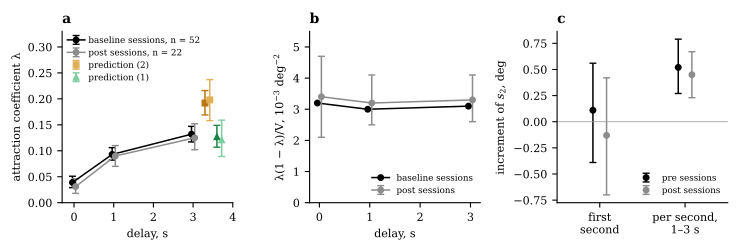

Recreate this plot in Python.
# рисунок для сводки: три панели по уже полученным числам (из отчётов wm_stein2, 3, 6)
import numpy as np, matplotlib; matplotlib.use('Agg'); import matplotlib.pyplot as plt
plt.rcParams.update({'font.family':'DejaVu Serif','font.size':8,'mathtext.fontset':'dejavuserif','axes.spines.top':False,'axes.spines.right':False})
fig,ax=plt.subplots(1,3,figsize=(7.4,2.5)); d=np.array([0,1,3.0])
def eb(a,x,v,**k): v=np.array(v); a.errorbar(x,v[:,0],yerr=[v[:,0]-v[:,1],v[:,2]-v[:,0]],capsize=2.5,lw=1.1,ms=4,**k)
base=[[0.039,0.029,0.051],[0.093,0.082,0.106],[0.132,0.117,0.147]]; post=[[0.031,0.018,0.046],[0.090,0.070,0.110],[0.125,0.102,0.152]]
eb(ax[0],d-0.04,base,fmt='-o',color='k',label='baseline sessions, n = 52'); eb(ax[0],d+0.04,post,fmt='-o',color='0.55',label='post sessions, n = 22')
eb(ax[0],[3.30],[[0.192,0.169,0.216]],fmt='s',color='#b9770e'); eb(ax[0],[3.42],[[0.198,0.158,0.237]],fmt='s',color='#e0b057',label='prediction (2)')
eb(ax[0],[3.60],[[0.127,0.107,0.149]],fmt='^',color='#1e8449'); eb(ax[0],[3.72],[[0.121,0.089,0.159]],fmt='^',color='#7dcea0',label='prediction (1)')
ax[0].set_xlabel('delay, s'); ax[0].set_ylabel('attraction coefficient λ'); ax[0].set_xlim(-0.3,4.0); ax[0].set_ylim(0,0.33); ax[0].legend(frameon=False,fontsize=6.3,loc='upper left',handletextpad=0.4,borderaxespad=0.2); ax[0].set_title('a',loc='left',fontsize=10,fontweight='bold')
ax[1].plot(d-0.04,[3.2,3.0,3.1],'-o',color='k',ms=4,lw=1.1,label='baseline sessions'); eb(ax[1],d+0.04,[[3.4,2.1,4.7],[3.2,2.5,4.1],[3.3,2.6,4.1]],fmt='-o',color='0.55',label='post sessions')
ax[1].set_ylim(0,5.5); ax[1].set_xlabel('delay, s'); ax[1].set_ylabel(r'λ(1 − λ)/V, $10^{-3}$ deg$^{-2}$'); ax[1].legend(frameon=False,fontsize=6.3,loc='lower right'); ax[1].set_title('b',loc='left',fontsize=10,fontweight='bold')
x=np.array([0,1.0]); eb(ax[2],x-0.08,[[0.11,-0.39,0.56],[0.52,0.27,0.79]],fmt='o',color='k',label='pre sessions'); eb(ax[2],x+0.08,[[-0.13,-0.70,0.42],[0.45,0.23,0.67]],fmt='o',color='0.55',label='post sessions')
ax[2].axhline(0,color='0.6',lw=0.6); ax[2].set_xticks([0,1]); ax[2].set_xticklabels(['first\nsecond','per second,\n1–3 s']); ax[2].set_xlim(-0.5,1.5); ax[2].set_ylabel('increment of $s_2$, deg'); ax[2].legend(frameon=False,fontsize=6.3,loc='lower right'); ax[2].set_title('c',loc='left',fontsize=10,fontweight='bold')
fig.tight_layout(w_pad=1.2); fig.savefig('figE1.pdf'); print('ok')
